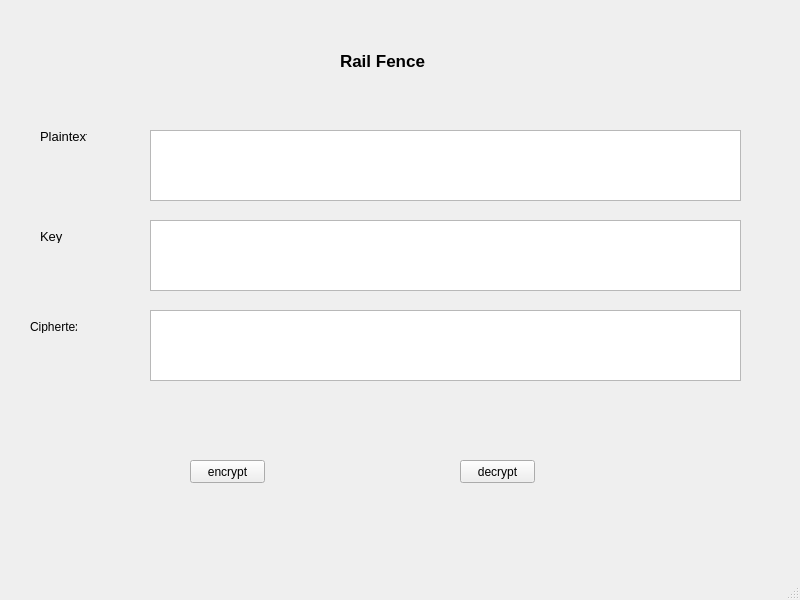
<?xml version="1.0" encoding="UTF-8"?>
<ui version="4.0">
 <class>MainWindow</class>
 <widget class="QMainWindow" name="MainWindow">
  <property name="geometry">
   <rect>
    <x>0</x>
    <y>0</y>
    <width>800</width>
    <height>600</height>
   </rect>
  </property>
  <property name="windowTitle">
   <string>MainWindow</string>
  </property>
  <widget class="QWidget" name="centralwidget">
   <widget class="QLabel" name="label">
    <property name="geometry">
     <rect>
      <x>340</x>
      <y>40</y>
      <width>111</width>
      <height>41</height>
     </rect>
    </property>
    <property name="font">
     <font>
      <pointsize>13</pointsize>
      <weight>75</weight>
      <bold>true</bold>
     </font>
    </property>
    <property name="text">
     <string>Rail Fence</string>
    </property>
   </widget>
   <widget class="QLabel" name="label_2">
    <property name="geometry">
     <rect>
      <x>40</x>
      <y>130</y>
      <width>47</width>
      <height>13</height>
     </rect>
    </property>
    <property name="font">
     <font>
      <pointsize>10</pointsize>
     </font>
    </property>
    <property name="text">
     <string>Plaintext</string>
    </property>
   </widget>
   <widget class="QLabel" name="label_3">
    <property name="geometry">
     <rect>
      <x>40</x>
      <y>230</y>
      <width>47</width>
      <height>13</height>
     </rect>
    </property>
    <property name="font">
     <font>
      <pointsize>10</pointsize>
     </font>
    </property>
    <property name="text">
     <string>Key</string>
    </property>
   </widget>
   <widget class="QLabel" name="label_4">
    <property name="geometry">
     <rect>
      <x>30</x>
      <y>320</y>
      <width>47</width>
      <height>13</height>
     </rect>
    </property>
    <property name="text">
     <string>Ciphertext</string>
    </property>
   </widget>
   <widget class="QPlainTextEdit" name="txt_plain_text">
    <property name="geometry">
     <rect>
      <x>150</x>
      <y>130</y>
      <width>591</width>
      <height>71</height>
     </rect>
    </property>
   </widget>
   <widget class="QPlainTextEdit" name="txt_key">
    <property name="geometry">
     <rect>
      <x>150</x>
      <y>220</y>
      <width>591</width>
      <height>71</height>
     </rect>
    </property>
   </widget>
   <widget class="QPlainTextEdit" name="txt_cipher_text">
    <property name="geometry">
     <rect>
      <x>150</x>
      <y>310</y>
      <width>591</width>
      <height>71</height>
     </rect>
    </property>
   </widget>
   <widget class="QPushButton" name="btn_encrypt">
    <property name="geometry">
     <rect>
      <x>190</x>
      <y>460</y>
      <width>75</width>
      <height>23</height>
     </rect>
    </property>
    <property name="text">
     <string>encrypt</string>
    </property>
   </widget>
   <widget class="QPushButton" name="btn_decrypt">
    <property name="geometry">
     <rect>
      <x>460</x>
      <y>460</y>
      <width>75</width>
      <height>23</height>
     </rect>
    </property>
    <property name="text">
     <string>decrypt</string>
    </property>
   </widget>
  </widget>
  <widget class="QMenuBar" name="menubar">
   <property name="geometry">
    <rect>
     <x>0</x>
     <y>0</y>
     <width>800</width>
     <height>21</height>
    </rect>
   </property>
  </widget>
  <widget class="QStatusBar" name="statusbar"/>
 </widget>
 <resources/>
 <connections/>
</ui>
